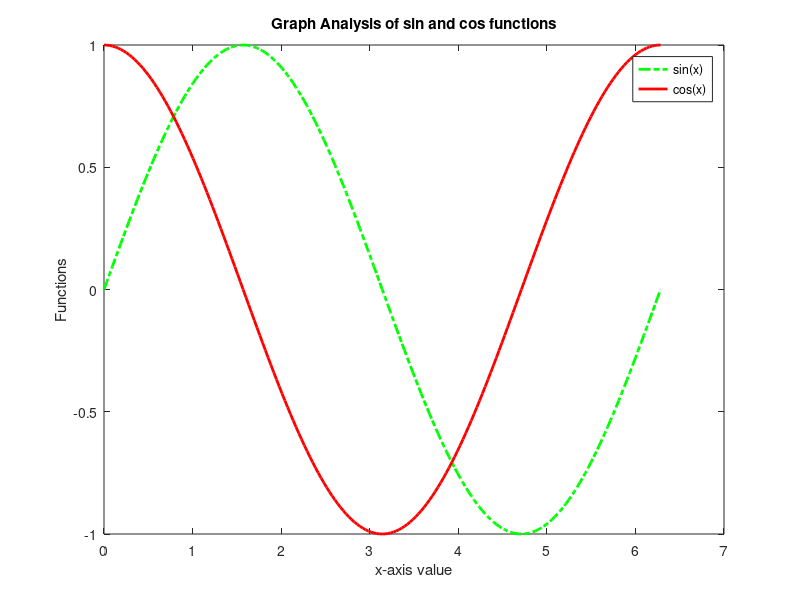

Recreate this plot in MATLAB.
# CODE 7:
# Analyse about a Plot

# x-axis values
x = 0: pi/100 : 2*pi 

# y-axis curves
sin_curve = sin(x)   
cos_curve = cos(x)

# plottings
plot(x, sin_curve, 'g-.', 'Linewidth', 2, 
     x, cos_curve, 'r-' , 'Linewidth', 2) 

# annotations
title("Graph Analysis of sin and cos functions")
ylabel("Functions")
xlabel("x-axis value")
legend("sin(x)", "cos(x)")

